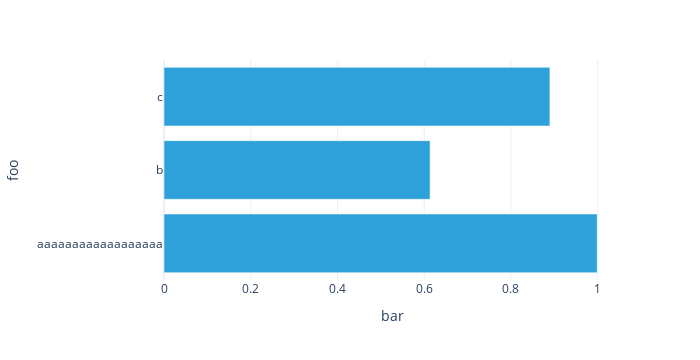

Notebook code for this chart:
### Code cell
#|hide
plotly_dataarray(U1.array)

### Figure 1 — Plotly figure (JSON) as saved in the notebook; plotly's stock layout.template omitted (floating-point values rounded to 4 significant figures)
{"data": [{"alignmentgroup": "True", "hovertemplate": "bar=%{x}<br>foo=%{y}<extra></extra>", "legendgroup": "", "marker": {"color": "#2fa1da", "pattern": {"shape": ""}}, "name": "", "offsetgroup": "", "orientation": "h", "showlegend": false, "textposition": "auto", "type": "bar", "x": [0.9988, 0.6135, 0.8898], "xaxis": "x", "y": ["aaaaaaaaaaaaaaaaaa", "b", "c"], "yaxis": "y"}], "layout": {"barmode": "relative", "height": 360, "legend": {"title": {}, "tracegroupgap": 0}, "margin": {"t": 60}, "width": 700, "xaxis": {"anchor": "y", "autorange": true, "domain": [0, 1], "range": [0, 1.051], "title": {"text": "bar"}, "type": "linear"}, "yaxis": {"anchor": "x", "autorange": true, "domain": [0, 1], "range": [-0.5, 2.5], "title": {"text": "foo"}, "type": "category"}}}
